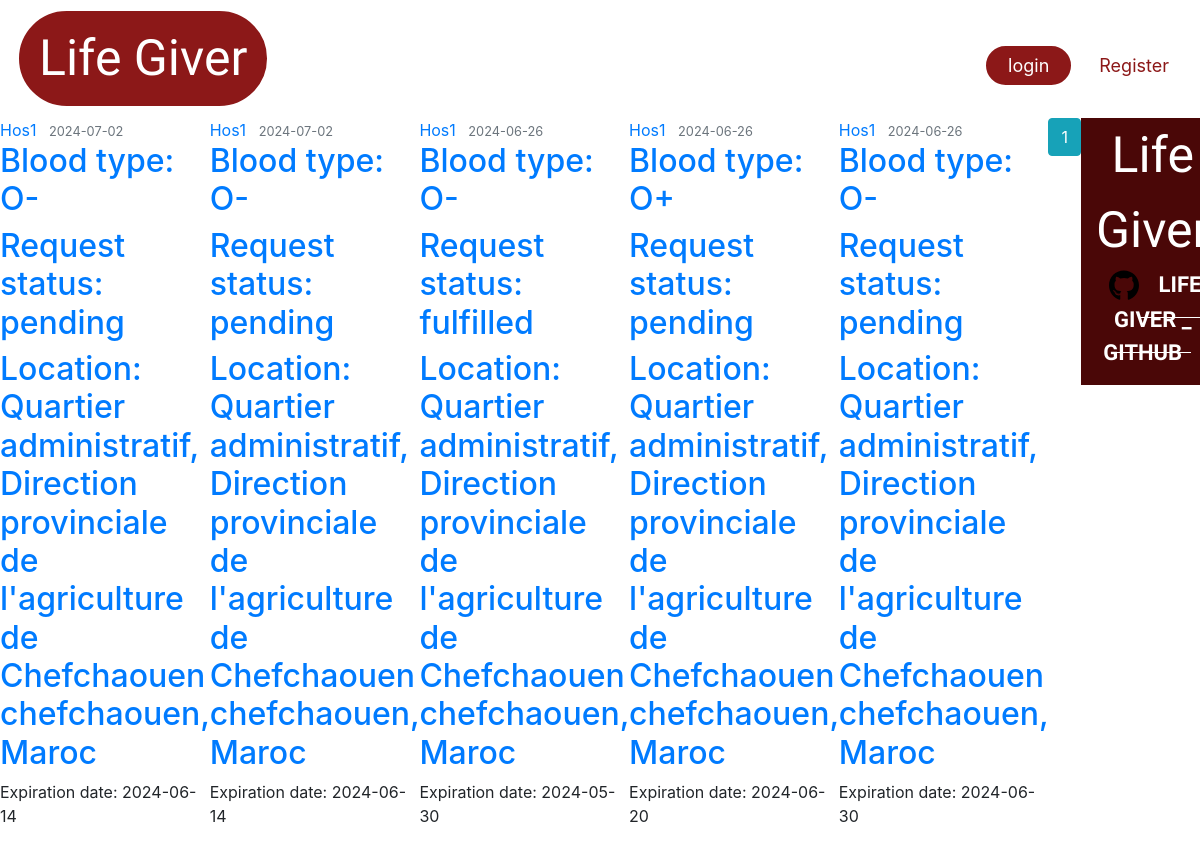
Screenshot of /requests_history/Hos1 with the database file from the repository.
### Lifegiver_test/lifegiver/models.py (models this page shows, shortened)
class DonationRequest(db.Model):
    id = db.Column(db.Integer, primary_key=True)
    hospital_id = db.Column(db.Integer, db.ForeignKey('hospital.id'), nullable=False)
    blood_type = db.Column(db.Enum('O-', 'O+', 'A-', 'A+', 'B-', 'B+', 'AB-', 'AB+'), nullable=False)
    request_date = db.Column(db.DateTime, nullable=False, default=datetime.now)
    status = db.Column(db.Enum('pending', 'fulfilled', 'failed'), nullable=False)
    expiration_date = db.Column(db.DateTime, nullable=False, default=lambda: datetime.now() + timedelta(days=90))
    request_donations = db.relationship('UserDonation', backref='donation_request', lazy=True)

class Hospital(db.Model, UserMixin):
    __tablename__ = 'hospital'
    id = db.Column(db.Integer, primary_key=True)
    name = db.Column(db.String(225), nullable=False)
    image_file = db.Column(db.String(20), nullable=False, default='default1.png')
    street = db.Column(db.String(500), nullable=True)
    city = db.Column(db.String(100), nullable=True)
    province = db.Column(db.String(100), nullable=True)
    zip_code = db.Column(db.String(45), nullable=True)
    country = db.Column(db.String(100), nullable=True)
    phone_number = db.Column(db.String(45), nullable=False)
    email = db.Column(db.String(125), unique=True, nullable=False)
    password = db.Column(db.String(60), nullable=False)
    barcode = db.Column(db.String(100), unique=True, nullable=False)
    lat = db.Column(db.Float, nullable=True)
    lng = db.Column(db.Float, nullable=True)
    hospital_donations = db.relationship('UserDonation', backref='hospital_donation', lazy=True)
    hospital_requests = db.relationship('DonationRequest', backref='hospital_request', lazy=True)
    urgent_requests = db.relationship('UrgentRequest', backref='hospital_urgent_request', lazy=True)

### Lifegiver_test/lifegiver/route.py (the view)
@app.route('/requests_history/<string:name>', methods=['POST', 'GET'], strict_slashes=False)
def requests_history(name):
    page = request.args.get('page', 1, type=int)
    hospital = Hospital.query.filter_by(name=name).first_or_404()
    hospital_requests = DonationRequest.query.filter_by(hospital_request=hospital)\
            .order_by(DonationRequest.request_date.desc())\
            .paginate(page=page, per_page=5) # inteade of using .all() we gonna change it to .paginate() to get 10 requests per page
    return render_template('requests_history.html', title='All Hospital Requests', requests=hospital_requests, hospital=hospital)

### Lifegiver_test/lifegiver/templates/requests_history.html
{% extends "layout.html" %}
{% block content %}
    {% for request in requests.items %}
        <article class="media content-section">
          <div class="media-body">
            <div class="article-metadata">
              <a class="mr-2" href="{{ url_for('hospital_requests', name=request.hospital_request.name) }}">{{ request.hospital_request.name }}</a>
              <small class="text-muted">{{ request.request_date.strftime('%Y-%m-%d') }}</small>
            </div>
            <h2><a class="article-title" href="{{ url_for('don_request', don_request_id=request.id) }}">{{ 'Blood type: ' ~ request.blood_type }}</a></h2>
            <h2><a class="article-title" href="#">{{ 'Request status: ' ~ request.status }}</a></h2>
            <h2><a class="article-title" href="#">{{ 'Location: ' ~ request.hospital_request.street ~ ' ' ~ request.hospital_request.city ~ ', ' ~ request.hospital_request.country }}</a></h2>
            <p class="article-content">{{ 'Expiration date: ' ~ request.expiration_date.strftime('%Y-%m-%d') }}</p>
          </div>
    {% endfor %}
    {% for page_num in requests.iter_pages(left_edge=1, right_edge=1, left_current=1, right_current=1) %}
      {% if page_num %}
        {% if requests.page == page_num %}
          <a class="btn btn-info mb-4" href="{{ url_for('don_requests', page=page_num) }}">{{ page_num }}</a>
        {% else %}
          <a class="btn btn-outline-info mb-4" href="{{ url_for('don_requests', page=page_num) }}">{{ page_num }}</a>
        {% endif %}
      {% else %}
        ...
      {% endif %}
    {% endfor %}
{% endblock content %}

### Lifegiver_test/lifegiver/static/css/loading.css (style rules this page uses)
:root { --border-width: 7px; }
* { margin: 0; padding: 0; }

### rows the page displays
DonationRequest: hospital_request.name "Hos1", request_date "2024-07-02", blood_type "Blood type: O-", status "Request status: pending", expiration_date "Expiration date: 2024-06-14"
Hospital: street+city+country "Location: Quartier administratif, Direction provinciale de l'agriculture de Chefchaouen chefchaouen, Maroc"
DonationRequest: hospital_request.name "Hos1", request_date "2024-07-02", blood_type "Blood type: O-", status "Request status: pending", expiration_date "Expiration date: 2024-06-14"
DonationRequest: hospital_request.name "Hos1", request_date "2024-06-26", blood_type "Blood type: O-", status "Request status: fulfilled", expiration_date "Expiration date: 2024-05-30"
DonationRequest: hospital_request.name "Hos1", request_date "2024-06-26", blood_type "Blood type: O+", status "Request status: pending", expiration_date "Expiration date: 2024-06-20"
DonationRequest: hospital_request.name "Hos1", request_date "2024-06-26", blood_type "Blood type: O-", status "Request status: pending", expiration_date "Expiration date: 2024-06-30"

### other values shown
{{ page_num }} "1"
